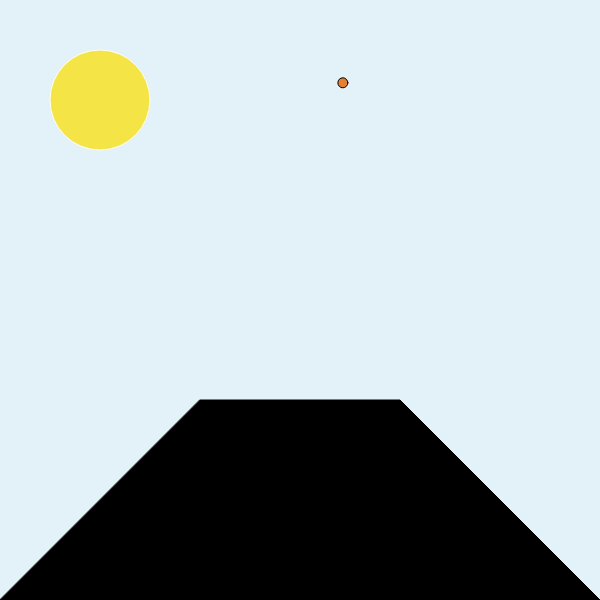
Frame 1 (no input)
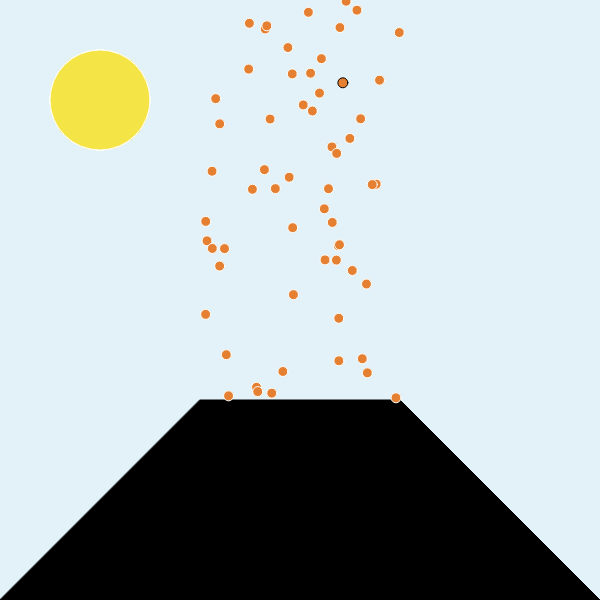
Frame 60 (no input)
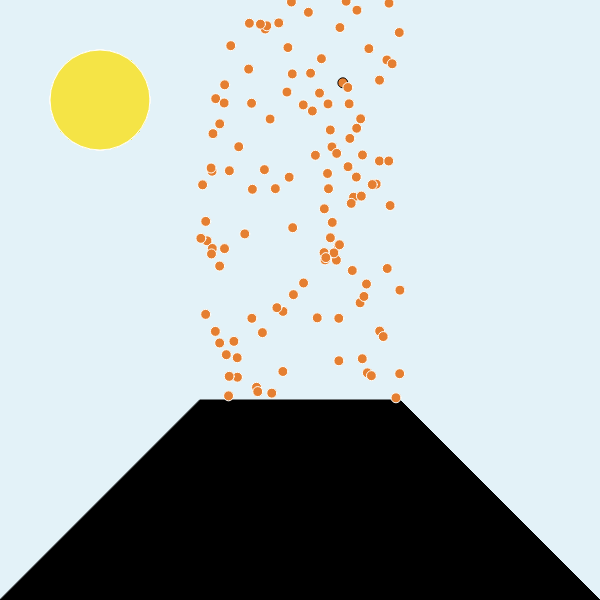
Frame 120 (the mouse pressed at the canvas centre since frame 60)

The p5.js sketch that drew these frames (run headless with seeded random() and noise() and a simulated clock; from frame 60 on, the mouse is pressed at the canvas centre):

// p5.js sketch
// ── sketch.js
// Hér kemur kóðinn þinn:
    function setup(){
        createCanvas(600,600);
        background(227,242,248);
        fill(0)//eldfjall
        quad(200,400,400,400,600,600,0,600)
        }
    function draw() {

      fill(229,127,49)//hraun
       ellipse(random(200,400), random(0,400), 10, 10);
       stroke(255,255,250)

      fill(245,228,70);//sól
      ellipse(100, 100, 100, 100);

    }
